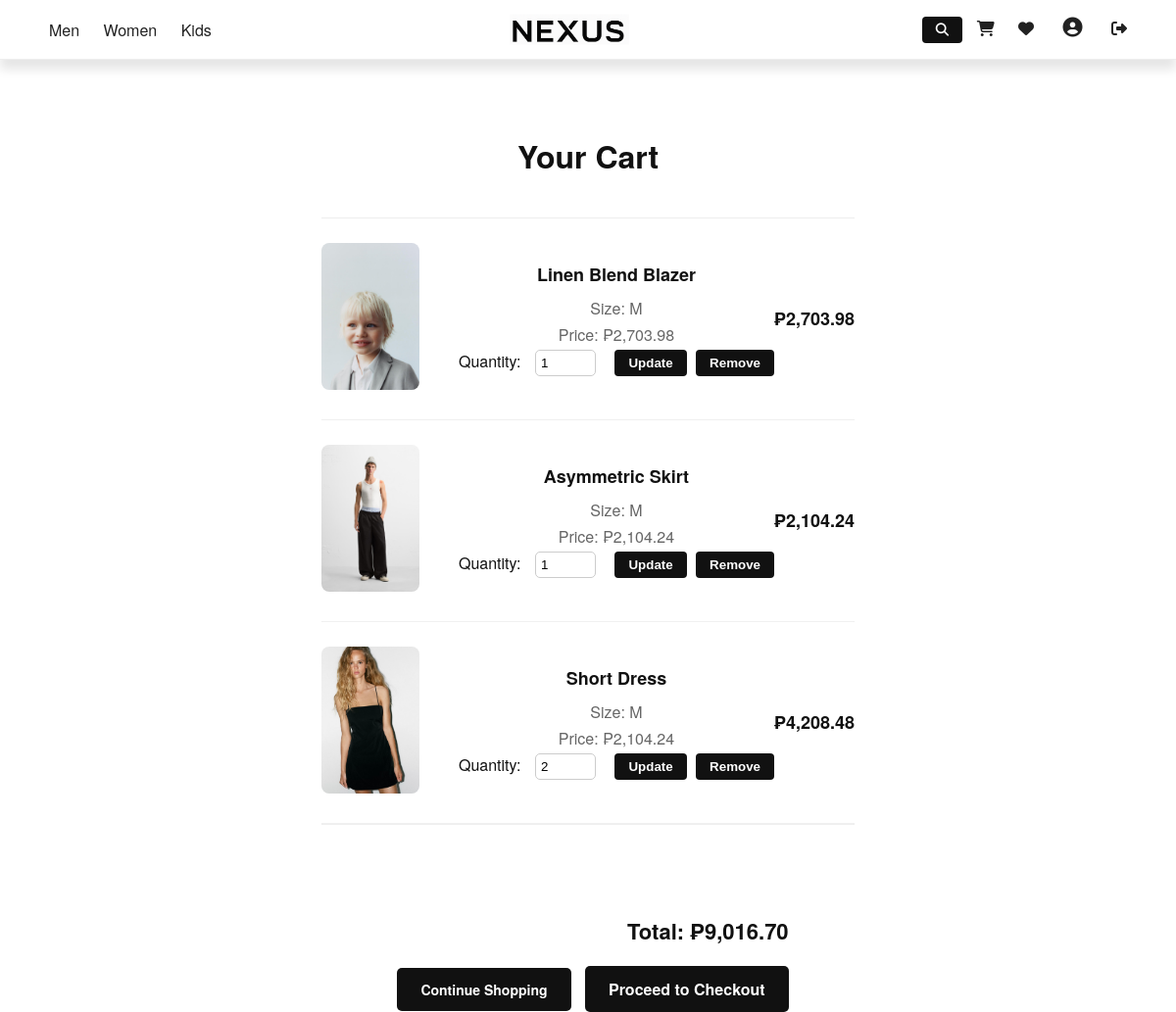
Before: /pages/cart.php (signed in) with the older database file.
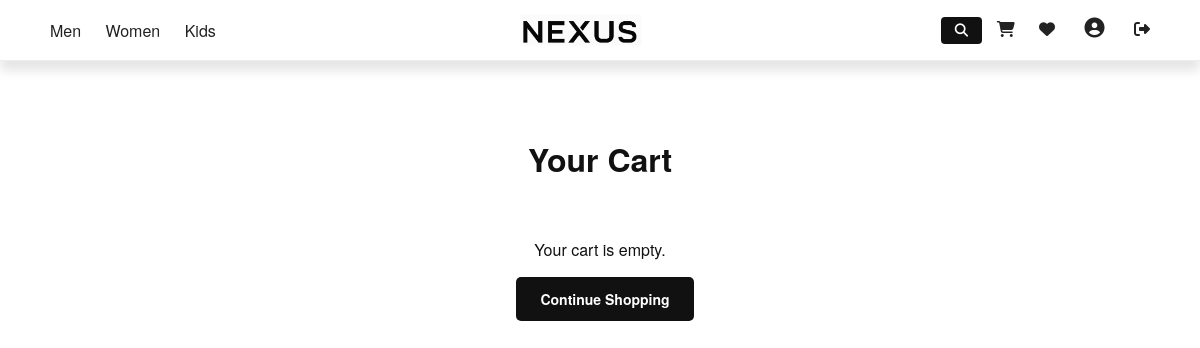
After: the same page with the newer database file.
### tables this page shows
CREATE TABLE `cart` (
  `id` int(11) NOT NULL,
  `user_id` int(11) DEFAULT NULL,
  `product_code` varchar(20) DEFAULT NULL,
  `size` varchar(10) DEFAULT NULL,
  `quantity` int(11) DEFAULT 1
);

CREATE TABLE `products` (
  `product_code` varchar(20) NOT NULL,
  `name` varchar(255) NOT NULL,
  `description` text DEFAULT NULL,
  `price` decimal(10,2) NOT NULL,
  `category` enum('women','men','kids') NOT NULL,
  `image_url` varchar(255) NOT NULL
);

### pages/cart.php (the view, shortened to what this page needs)
<?php
include("../includes/database.php");
include("../includes/header.php");
$user_id = $_SESSION['user_id'] ?? null;
$sql = "
  SELECT c.*, p.name, p.price, p.image_url
  FROM cart AS c
  JOIN products AS p ON c.product_code = p.product_code
  WHERE c.user_id = ?
";
$stmt = $conn->prepare($sql);
$stmt->bind_param("i", $user_id);
$stmt->execute();
$items = $stmt->get_result()->fetch_all(MYSQLI_ASSOC);
$total = array_reduce($items, function($sum, $item) {
    return $sum + ($item['price'] * $item['quantity']);
}, 0);
?>
<!DOCTYPE html>
<html lang="en">
<head>
    <link rel="stylesheet" href="../assets/css/cart.css">
</head>
<body>
    <div class="cart-container">
        <br>
        <br>
        <br>
        <h2>Your Cart</h2>
        <?php if (!empty($items)): ?>
        <div class="cart-items">
            <?php foreach ($items as $item): ?>
            <div class="cart-item">
                <a href="product.php?code=<?= urlencode($item['product_code']) ?>">
                    <img src="../<?= htmlspecialchars($item['image_url']) ?>"
                        alt="<?= htmlspecialchars($item['name']) ?>" width="150">
                </a>
                <div class="item-details">
                    <h3><?= htmlspecialchars($item['name']) ?></h3>
                    <p>Size: <?= htmlspecialchars($item['size']) ?></p>
                    <p>Price: ₱<?= number_format($item['price'], 2) ?></p>
                    <form method="POST" style="display: inline;">
                        <label>Quantity:</label>
                        <input type="number" name="quantity" value="<?= $item['quantity'] ?>" min="1" max="10">
                        <button type="submit" name="update_quantity">Update</button>
                    </form>
                    <form method="POST" style="display: inline;">
                        <button type="submit" name="remove_item"
                            onclick="return confirm('Remove this item?')">Remove</button>
                    </form>
                </div>
                <div class="item-total">
                    ₱<?= number_format($item['price'] * $item['quantity'], 2) ?>
                </div>
            </div>
            <?php endforeach; ?>
        </div>
        <div class="cart-summary">
            <h3>Total: ₱<?= number_format($total, 2) ?></h3>
            <a href="<?= htmlspecialchars($_SERVER['HTTP_REFERER'] ?? 'index.php') ?>" class="btn btn-primary">Continue
                Shopping</a>
            <a href="checkout.php" class="checkout-btn">Proceed to Checkout</a>
        </div>
        <?php else: ?>
        <div class="wishlist-empty">
            <p>Your cart is empty.</p>
            <a href="<?= htmlspecialchars($_SERVER['HTTP_REFERER'] ?? 'index.php') ?>" class="btn btn-primary">Continue
                Shopping</a>
        </div>
        <?php endif; ?>
    </div>
</body>
</html>

Changed rows visible on the page:
removed cart: product_code.name (picture), product_code.name "Linen Blend Blazer", size "M", product_code.price "2,703.98", quantity "1", $item['price'] * $item['quantity'] "2,703.98"
removed cart: product_code.image_url (picture), product_code.name "Asymmetric Skirt", size "M", product_code.price "2,104.24", quantity "1", $item['price'] * $item['quantity'] "2,104.24"
removed cart: product_code.image_url (picture), product_code.name "Short Dress", size "M", product_code.price "2,104.24", quantity "2", $item['price'] * $item['quantity'] "4,208.48"
Other visible differences:
$total: "9,016.70" → (not shown)
text no longer shown: "Total: ₱ Proceed to Checkout"
text now shown: "Your cart is empty."
